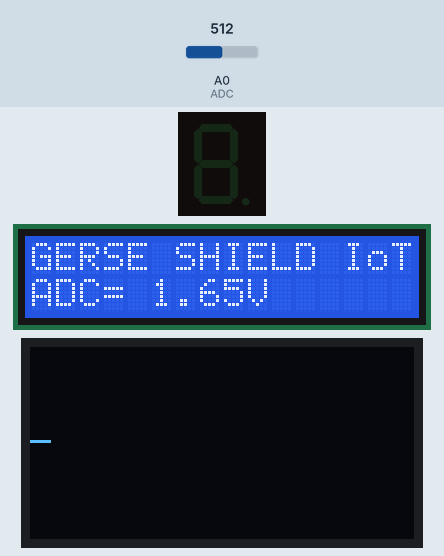
The sketch below on a simulated ESP8266 (NodeMCU). On the bench: 1-digit seven-segment display, 16×2 character LCD, 128×64 one-colour display. Wiring (inferred from the names in the program): 1-digit 7-segment display, segments lit when HIGH: segments GPIO 12, GPIO 14, GPIO 0, GPIO 16, GPIO 2, GPIO 13, GPIO 15. The inputs (shaded band) are chosen by the test bench; at power-on: A0 (ADC) = 512. WiFi joins after 1.5 s; servers stay silent unless stated; the segment pins are drawn as the display they are named for; what the sketch prints to the serial monitor is not drawn.

Above: at 2.7 s.
2.8 s: A0 (ADC) set to 716
At 3.1 s:
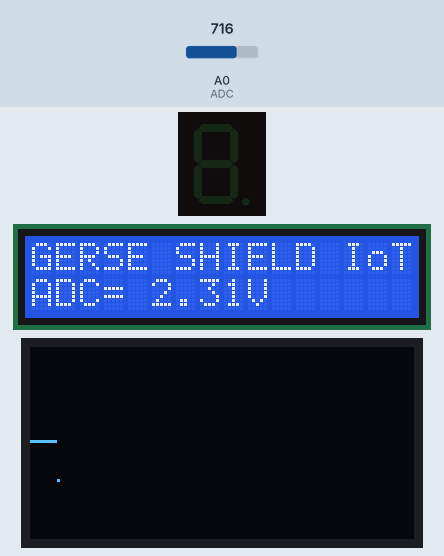
4.5 s: A0 (ADC) set to 900
At 4.84 s:
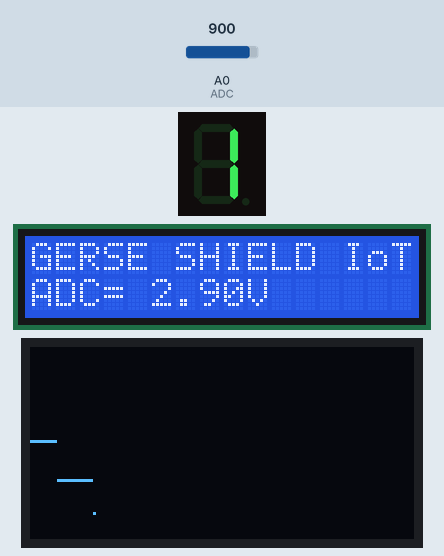
6.2 s: A0 (ADC) set to 1023
At 6.43 s:
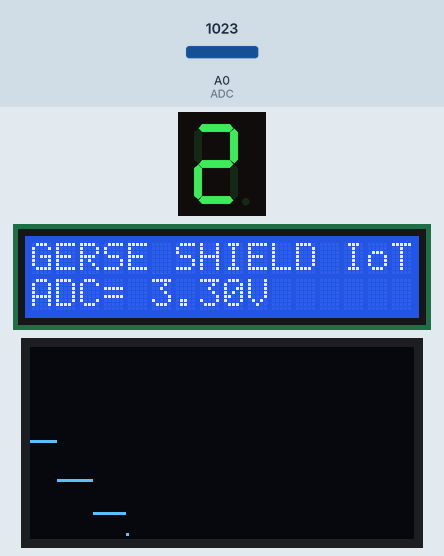

The sketch:

RoadsecShieldIoT-IFSP_REVE2.1_.ino
```cpp
/*
*Programa teste do Shield IoT-IFSP [REVE 2.1]
*
*GERSE – Grupo de Estudos em Robótica e Sistemas Embarcados
*http://www.gerserobotica.com
*gerse.robot@gmail.com
*IFSP – Campus Guarulhos
*
*Desenvolvedor: Pedro Igor Borçatti
*
*novenbro de 2017
*/


#include <ESP8266WiFi.h>
#include <Wire.h>                        // BIBLIOTECA PARA I2C
#include <LiquidCrystal_I2C.h>           // BIBLIOTECA PARA LCD 16X2 I2C
#include <SSD1306.h>                     // BIBLIOTECA PARA LDC OLED 128x64 BASEADO NO SSD1306
#include <SSD1306Wire.h>                 // BIBLIOTECA PARA LDC OLED 128x64 BASEADO NO SSD1306
#include <ESP8266HTTPClient.h>

LiquidCrystal_I2C lcd ( 0x27, 16, 2 );   // CONFIGURANDO LCD 16X2
SSD1306 display       ( 0x3c, 4, 5  );   // CONFIGURANDO LCD OLED

#define    A        12                   // LCD 7 SEGMENTO A OU LED A
#define    B        14                   // LCD 7 SEGMENTO B OU LED B
#define    C        0                    // LCD 7 SEGMENTO C OU LED C
#define    D        16                   // LCD 7 SEGMENTO D OU LED D
#define    E        2                    // LCD 7 SEGMENTO 3 OU LED E
#define    F        13                   // LCD 7 SEGMENTO F OU LED F
#define    G        15                   // LCD 7 SEGMENTO G OU LED G
#define    ADC      A0                   // ADC 0 POTENCIOMETRO OU BOTAO 1, 2 E 3


const char* ssid      = "XXXXXXXXXXXX";          // SSID (NOME) DA REDE WIFI
const char* password  = "XXXXXXXXXXXX";          // SENHA DA REDE WIFF

String      apiKey    = "XXXXXXXXXXXXXXXX";      // CHAVE DE ESCRIDA DO CANAL THINGSPEAK
const char* server    = "api.thingspeak.com";

WiFiClient client;

//*******************************************************************************************************************************************************************************//

void PiscaLed( unsigned short int DELAY ) // PISCA LED
{
    digitalWrite ( A,  LOW  );            // APAGAR  LED A
    delay        ( DELAY    );            // ESPERAR
    digitalWrite ( A,  HIGH );            // ACENDER LED A
    delay        ( DELAY    );            // ESPERAR
}

//*******************************************************************************************************************************************************************************//

void Display7Seg( unsigned short int DELAY )
{
    static  byte          NUM   = 0;  // NAVEGADOR DE INDICE
    const   boolean LCD7[10][7] =     // NÚMEROS DE 0 A 9 PARA LCD DE 7 SEGMENTOS
             {
             // {A,B,C,D,E,F,G}
                {1,1,1,1,1,1,0},    // 0
                {0,1,1,0,0,0,0},    // 1
                {1,1,0,1,1,0,1},    // 2
                {1,1,1,1,0,0,1},    // 3
                {0,1,1,0,0,1,1},    // 4
                {1,0,1,1,0,1,1},    // 5
                {1,0,1,1,1,1,1},    // 6
                {1,1,1,0,0,0,0},    // 7
                {1,1,1,1,1,1,1},    // 8
                {1,1,1,1,0,1,1},    // 9
             // {A,B,C,D,E,F,G}
             };

   delay       ( DELAY            ); // ESPERAR
   digitalWrite( A,  LCD7[NUM][0] ); // ESCERVER NUMERO
   digitalWrite( B,  LCD7[NUM][1] );
   digitalWrite( C,  LCD7[NUM][2] );
   digitalWrite( D,  LCD7[NUM][3] );
   digitalWrite( E,  LCD7[NUM][4] );
   digitalWrite( F,  LCD7[NUM][5] );
   digitalWrite( G,  LCD7[NUM][6] );

   if( NUM == 9 ) NUM = 0;           // ZERAR
   else NUM++;                       // CONTAR

}

//*******************************************************************************************************************************************************************************//

int analog( byte DELAY )
{
  unsigned short int  adcValue = analogRead ( ADC );  // AQUISICAO DO VALOR DE ADC
  Serial.print   ( "ADC = "      );                   // ESCREVER NA PORTA UART
  Serial.println ( adcValue      );                   // ESCRVER VALOR DO ADC NA PORTA UART
  delay          ( DELAY         );                   // ESPERAR
  return         ( adcValue      );                   // RETORNAR VALOR DO ADD
}

//*******************************************************************************************************************************************************************************//

// REFE: http://www.arduinoecia.com.br/2014/12/modulo-i2c-display-16x2-arduino.html
// REFE: http://blogmasterwalkershop.com.br/nodemcu/nodemcu-utilizando-com-display-lcd-16x2/
// REFE: https://howtoesp8266.com/connecting-i2c-iic-16x2-display-to-nodemcu-esp-12-using-lua/


void LCDinit()                             // INICIAR DISPLAY LCD 16X2
{
    lcd.init     ();                       // INICIAR DISPLAY LCD 16X2
    lcd.backlight();                       // BACKLIGHT (LUZ DE FINDO) HABILITADA
}

void lcd16x2( float VALUE )                // OPERAR LCD 16X2
{
    VALUE = (VALUE/1024)*3.3;              // CONVERTER VALOR DECIMAL DO ADC PARA TENSAO [V], MIN 0 | MAX 3.30B
    lcd.setCursor ( 0, 0               );  // POSICIONAR CURSOR LINHA 1 COLUNA 0
    lcd.print     ( "GERSE SHIELD IoT" );  // ESCREVE NO DISPLAY LCD
    lcd.setCursor ( 0, 1               );  // POSICIONAR CURSOR LINHA 2 COLUNA 0
    lcd.print     ( "ADC= "            );  // ESCREVE NO DISPLAY LCD
    lcd.print     ( VALUE              );  // ESCREVE NO DISPLAY LCD
    lcd.print     ( "V      "          );  // ESCREVE NO DISPLAY LCD

}
//*******************************************************************************************************************************************************************************//

// REFE: https://github.com/squix78/esp8266-oled-ssd1306
// REFE: http://pedrominatel.com.br/pt/perifericos/oled-display-com-o-esp8266/


void LcdOledInit()                      // INICIAR DISPLAY LCD OLED
{
    display.init();                     // INICIAR DISPLAY LCD OLED
    display.clear();                    // LIMPAR  DISPLAY LCD OLED
}

void LcdOled(float Y)                   // OPERAR  DISPLAY LCD OLED
{
    static byte X = 0;                  // EIXO X VARIAVEL DINAMICA RESRVADA (LEBRA VALOR ANTERIO)

    Y = int((Y/1024)*63);               // CONVERTER VALOR DECIMAL DO ADC PARA PIXEL, MIN 0 | MAX 63

    display.setPixel ( X ,Y );          // ESCREVER EM UM PIXEL DO DISPLAY LCD OLED
    display.display  ();                // Escreva o buffer na memória do visor

    if(X == 127)                        // MONITORAR ESTOUTO DE PIXEL HORISONTAL
    {
        display.clear();                // LIMPAR  DISPLAY LCD OLED
        X = 0;                          // LIMPAR VARIAVEL X
    }
    else X++;                           // DESLOCAR PIXEL X (HORIZONTAL)
}

//*******************************************************************************************************************************************************************************//

// REFE: http://nothans.com/measure-wi-fi-signal-levels-with-the-esp8266-and-thingspeak
// REFE: http://pedrominatel.com.br/pt/arduino/integrando-o-sensor-dht11-no-thingspeak-com-o-esp8266/
// REFE: https://www.filipeflop.com/blog/planta-iot-com-esp8266-nodemcu/


void IoTthingspeak(unsigned short int VALUE, unsigned short int DELAY)
{
    delay(DELAY);                     // IMPORTENE ESPERAR UM PERILDO GRANDE RECOMANDA SE 20s
    if (client.connect(server, 80))   // CONECTAR AO THINGSPEAK (TCP)
    {
        // CONSTRUIR PEDIDO DO API
        String body =  "field1=";
               body += String(VALUE);

        // REALIZAR PEDIDO
        client.print("POST /update HTTP/1.1\n");
        client.print("Host: api.thingspeak.com\n");
        client.print("Connection: close\n");
        client.print("X-THINGSPEAKAPIKEY: " + apiKey + "\n");
        client.print("Content-Type: application/x-www-form-urlencoded\n");
        client.print("Content-Length: ");
        client.print(body.length());
        client.print("\n\n");
        client.print(body);
        client.print("\n\n");

  }
client.stop();                      // FEXAR CONEXAO TCP
}

//*******************************************************************************************************************************************************************************//
void setup()
{
  // initialize digital pin LED_BUILTIN as an output.
  pinMode      ( A, OUTPUT  );            // CONFIGURANDO PINO 12 COMO SAIDA
  pinMode      ( B, OUTPUT  );            // CONFIGURANDO PINO 14 COMO SAIDA
  pinMode      ( C, OUTPUT  );            // CONFIGURANDO PINO 0  COMO SAIDA
  pinMode      ( D, OUTPUT  );            // CONFIGURANDO PINO 16 COMO SAIDA
  pinMode      ( E, OUTPUT  );            // CONFIGURANDO PINO 2  COMO SAIDA
  pinMode      ( F, OUTPUT  );            // CONFIGURANDO PINO 13 COMO SAIDA
  pinMode      ( G, OUTPUT  );            // CONFIGURANDO PINO 15 COMO SAIDA

  digitalWrite ( A,  LOW    );            // ESCREVER 0 NO PINO 12
  digitalWrite ( B,  LOW    );            // ESCREVER 0 NO PINO 14
  digitalWrite ( C,  LOW    );            // ESCREVER 0 NO PINO 0
  digitalWrite ( D,  LOW    );            // ESCREVER 0 NO PINO 16
  digitalWrite ( E,  LOW    );            // ESCREVER 0 NO PINO 2
  digitalWrite ( F,  LOW    );            // ESCREVER 0 NO PINO 13
  digitalWrite ( G,  LOW    );            // ESCREVER 0 NO PINO 15

  Serial.begin ( 9600       );            // CONFIGURANDO UART
  WiFi.begin(ssid, password);             // CONECTAR WIFI

  Serial.println();                       // PULAR LINHA
  while( WiFi.status() != WL_CONNECTED )  // AGUARDAR CONEXAO
  {
    delay       ( 500 );
    Serial.print( "." );
  }
  Serial.println();                       // PULAR LINHA
  Serial.println(WiFi.localIP());         // IP LOCAL

  LCDinit();                              // INICIAR DISPLAY LCD 16X2
  LcdOledInit();                          // INICIAR DISPLAY LCD OLED

}

void loop()
{
  unsigned short int adc  = analog(100);
  static byte        Pled = 0;
  static byte        Dis7 = 0;
  static byte        IoT  = 0;


  if(Dis7 == 10)
  {
        Display7Seg( 1 );
        Dis7 = 0;
  }
  else  Dis7++;

  if(IoT == 200)
  {
        IoTthingspeak ( adc, 1 );
        IoT = 0;
  }
  else  IoT++;

    lcd16x2  ( adc  );
    LcdOled  ( adc  );
//  PiscaLed ( 1000 );


}
```
